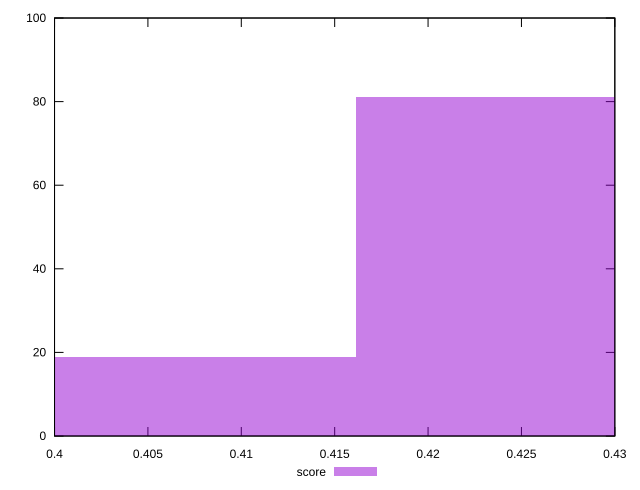

Reproduce this figure in gnuplot.
reset

$score <<EOF
0.4068913682341419 19
0.4253864304266029 81
EOF

set key outside below
set boxwidth 0.018495062192460995
set xrange [0.4:0.43]
set yrange [0:100]
set trange [0:100]
set style fill transparent solid 0.5 noborder
set terminal svg size 640, 490 enhanced background rgb 'white'
set output "report_00019_2021-02-10T18-14-37.922Z//uses-text-compression/samples/pages+cached+noadtech+nomedia+nocss/score/histogram.svg"

plot $score title "score" with boxes

reset
